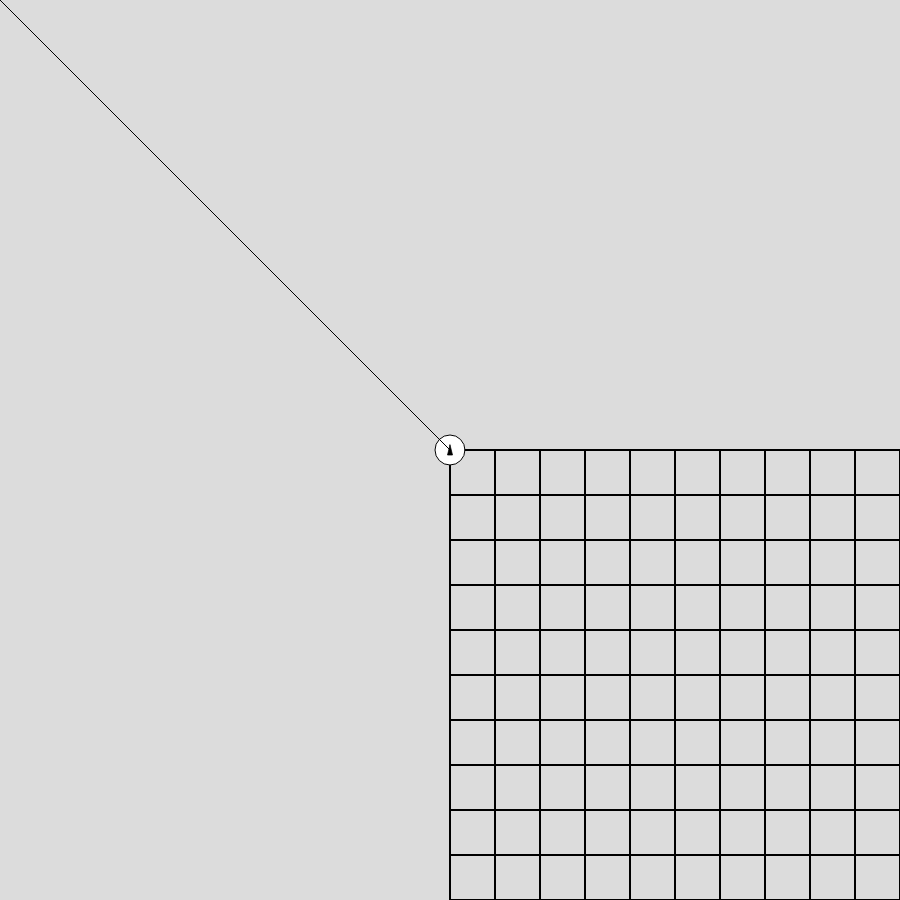
Frame 1 (no input)
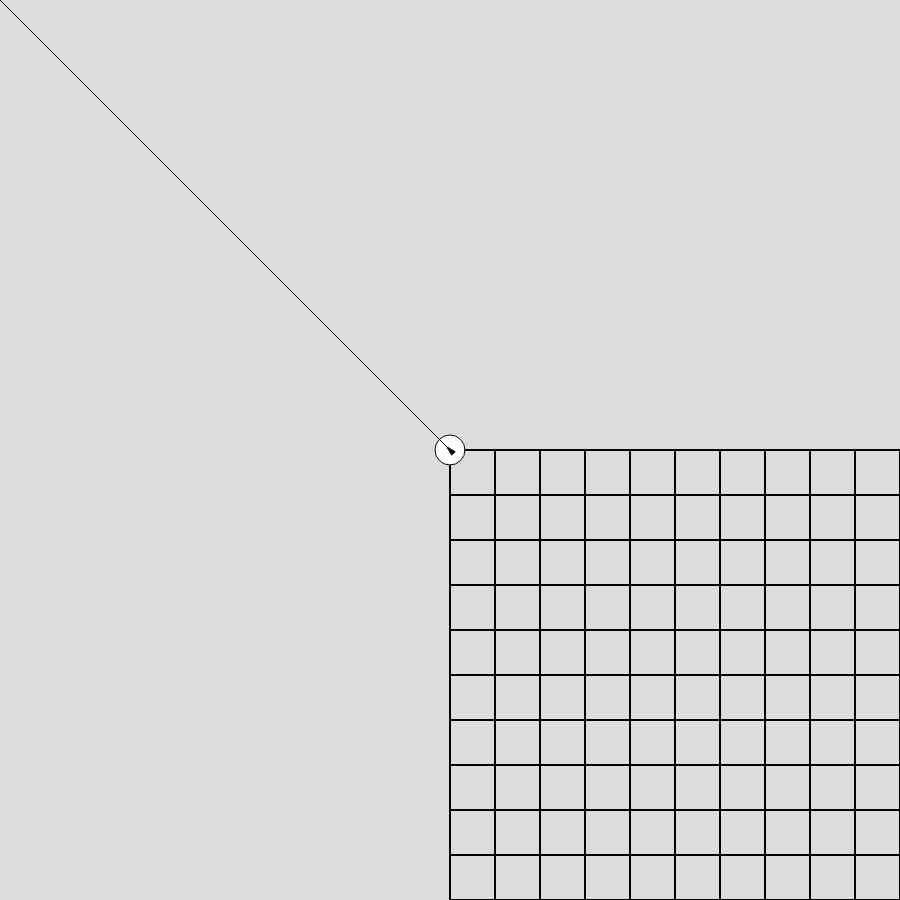
Frame 60 (no input)
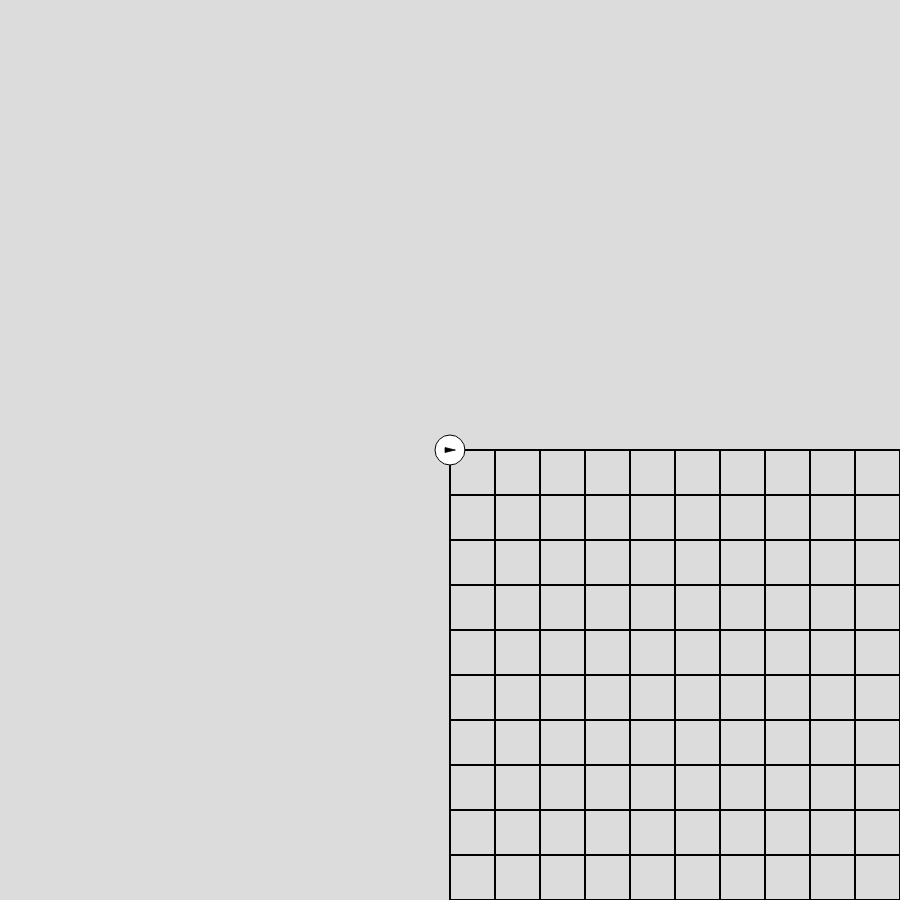
Frame 120 (the mouse pressed at the canvas centre since frame 60)

The p5.js sketch that drew these frames (run headless with seeded random() and noise() and a simulated clock; from frame 60 on, the mouse is pressed at the canvas centre):

// p5.js sketch
// ── sketch.js
var hopper;

var horizontalInput = 0;
var verticalInput = 0;

function setup() {
	createCanvas(900, 900);
	hopper = new Player(0, 0)
}

function draw() {
	
	background(220);
	push();
	translate(-hopper.position.x+450, -hopper.position.y+450);
	drawGrid();
	handleInput();
	
	hopper.drawPlayer();
	hopper.groundMove();
	hopper.update();
	pop();
}

function drawGrid(){
	for (var x = 0; x < width; x += width / 20) {
		for (var y = 0; y < height; y += height / 20) {
			stroke(0);
			strokeWeight(1);
			line(x, 0, x, height);
			line(0, y, width, y);
		}
	}
}

function handleInput(){
	if(keyIsDown(68)){
		horizontalInput = 1;
	}else if(keyIsDown(65)){
		horizontalInput = -1;
	}else{
		horizontalInput = 0;
	}
	if(keyIsDown(87)){
		verticalInput = -1;
	}else if(keyIsDown(83)){
		verticalInput = 1;
	}else{
		verticalInput = 0;
	}
}

function accelerate(wishdir, wishSpeed, accel){
	
	var addspeed;
    var accelspeed;
    var currentspeed;

    currentspeed = p5.Vector.dot(hopper.velocity, wishdir);
    addspeed = wishSpeed - currentspeed;
    if(addspeed <= 0)
        return;
    accelspeed = accel * wishSpeed;
	if(accelspeed > addspeed) 
		accelspeed = addspeed;

    hopper.velocity.x += accelspeed * wishdir.x;
    hopper.velocity.y += accelspeed * wishdir.y;
}

function applyFriction(t){
	var speed;
	var newSpeed;
	var control;
	var drop;

	let vec = hopper.velocity.copy();

	vec.z = 0;
	speed = vec.mag();
	drop = 0;

	control = speed < runDeacceleration ? runDeacceleration : speed;
	drop = control * friction *  t;
	
	newSpeed = speed - drop;
    playerFriction = newSpeed;
    if(newSpeed < 0)
        newSpeed = 0;
    if(speed > 0)
        newSpeed /= speed;

    hopper.velocity.x *= newSpeed;
    hopper.velocity.y *= newSpeed;
}











// ── platform.js
var colliding = false;

class Platform {
    constructor(x, y, z, w, h) {
        this.x = x;
        this.y = y;
        this.z = z;
        this.w = w;
        this.h = h;
    }
    show(){
        let blue = color(48, 71, 94);
        let red = color	(240, 84, 84);
        if(colliding){
            fill(blue);
        }else{
            fill(red);
        }
        rect(this.x, this.y, this.w, this.h);
    }
}








// ── player.js
var angle = 0;
var realMouseX = 0;
var realMouseY = 0;
//physics variables
var moveSpeed = 5; 
var gravity = 10;
var friction = 0.2;
var runAcceleration = 0.4;
var runDeacceleration = 0.1;


class Player {
    constructor(x, y, z) {
      this.position = createVector(x, y, z)
      this.velocity = createVector(0, 0, 0);
      this.acc = createVector(0, 0, 0);
    }
    drawPlayer(){
        ellipse(this.position.x, this.position.y, 30)
        push();
        translate(this.position.x, this.position.y);
        rotate(angle);
        //console.log(this.velocity.heading());

        fill(0, 0, 0);
        stroke(0, 0, 0);
        strokeWeight(0.75);

        beginShape();
        vertex(0, -5);
        vertex(-2.5, 5);
        vertex(2.5, 5);
        endShape(CLOSE);
        pop();
    }
    // rotate(){
    //     var v1 = createVector(this.x, this.y);
    //     var v2 = createVector(mouseX, mouseY);
    //     var diff = p5.Vector.sub(v2, v1);
    //     var origin = createVector(0, 0);
    //     angle = Math.atan2(diff.y - origin.y, diff.x - origin.x);
    //     angle += PI/2;
    // }
    update(){
        this.position.add(this.velocity);
        //translate(hopper.position.x-450, hopper.position.y-450);   
        realMouseX = mouseX - (-this.position.x+450);
        realMouseY = mouseY - (-this.position.y+450);
        angle = atan2(realMouseY - this.position.y, realMouseX - this.position.x) + (PI/2);
        line(this.position.x, this.position.y, realMouseX, realMouseY);
        
    }
    groundMove(){
        let wishdir = createVector(horizontalInput, verticalInput, 0);
        
        //Make wishdir relative
        if(wishdir.mag() != 0){
        var wishdirToAngle = wishdir.heading();
        var sumAngle = wishdirToAngle + angle;
        wishdir = p5.Vector.fromAngle(sumAngle);
        }

        applyFriction(1);
        wishdir.normalize(); 
        var wishSpeed = wishdir.mag();
        wishSpeed *= moveSpeed;
        wishdir.normalize();
        var moveDirectionNorm = wishdir;
        
        accelerate(wishdir, wishSpeed, runAcceleration)

        //playerVelocity.y = -gravity * Time.deltaTime;

    }
  }
